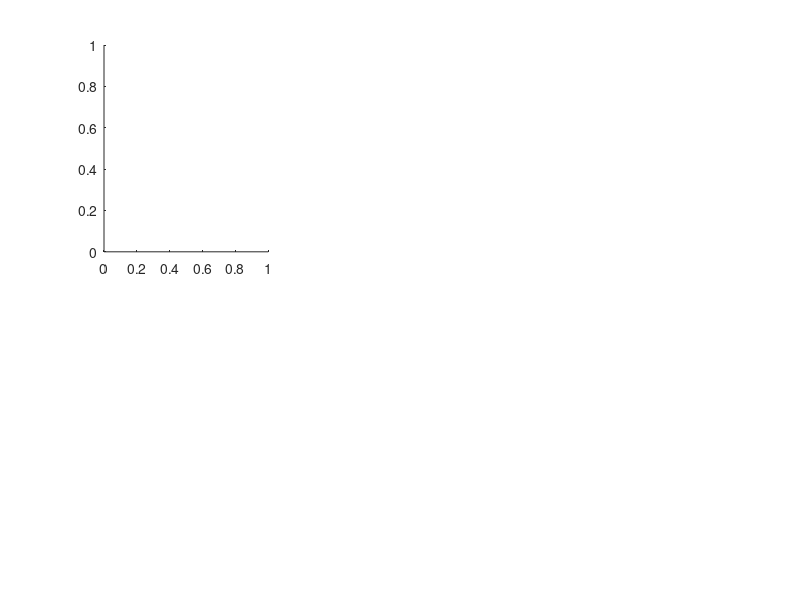

The MATLAB source for this figure: (Note: this script raises an error after producing the figure.)
%% Comparación cinemática: SO1 vs SO3 vs SO4 (.mot de PredSim)
clear; close all; clc

root = 'C:\PredSim\exo_project\PredSimResults';

% carpeta con el .mot de cada condición (toma el .mot más reciente de la carpeta)
folders = {fullfile(root,'gait1018'), ...   % SO1 (tu resultado actual; cámbialo a 'SO1' si repites la corrida)
    fullfile(root,'SO3'), ...
    fullfile(root,'SO4')};
labels  = {'SO1 no-exo','SO3 exo-off','SO4 exo + torque'};
colors  = {[0 0 0],[0 0.447 0.741],[0.85 0.325 0.098]};
styles  = {'--','-','-'};

coords_to_plot = {'pelvis_ty','pelvis_tilt','hip_flexion_r', ...
    'knee_angle_r','ankle_angle_r','lumbar_extension'};
y_labels = {'Position (m)','Angle (deg)','Angle (deg)', ...
    'Angle (deg)','Angle (deg)','Angle (deg)'};

flip_knee   = true;    % pone la flexión de rodilla en positivo (como en tu script de Python)
TOE_OFF_PCT = 60;      % aproximado; cámbialo o pon [] para no dibujar la línea

%% Leer los .mot
data = cell(1,numel(folders));
for k = 1:numel(folders)
    d = dir(fullfile(folders{k},'*.mot'));
    if isempty(d), warning('Sin .mot en %s',folders{k}); continue; end
    [~,idx] = max([d.datenum]);
    f = fullfile(d(idx).folder,d(idx).name);
    fprintf('%s -> %s\n',labels{k},f);
    [T,inDeg] = read_mot(f);
    data{k}.T = T; data{k}.inDeg = inDeg;
    data{k}.pct = (T.time - T.time(1)) / (T.time(end) - T.time(1)) * 100;
end

%% Gráficos
fig = figure('Color','w','Position',[100 100 1300 650]);
for i = 1:numel(coords_to_plot)
    coord = coords_to_plot{i};
    ax = subplot(2,3,i); hold(ax,'on'); box(ax,'off')
    for k = 1:numel(data)
        if isempty(data{k}), continue; end
        T = data{k}.T;
        if ~ismember(coord,T.Properties.VariableNames)
            warning('%s no está en %s',coord,labels{k}); continue
        end
        y = T.(coord);
        isTrans = ~isempty(regexp(coord,'_t[xyz]$','once'));
        if ~isTrans && ~data{k}.inDeg, y = rad2deg(y); end
        if flip_knee && contains(coord,'knee_angle'), y = -y; end
        plot(ax,data{k}.pct,y,styles{k},'Color',colors{k},'LineWidth',1.8, ...
            'DisplayName',labels{k});
    end
    if ~isempty(TOE_OFF_PCT), xline(ax,TOE_OFF_PCT,':k','HandleVisibility','off'); end
    xlim(ax,[0 100]); xticks(ax,[0 50 100])
    title(ax,coord,'Interpreter','none','FontWeight','bold')
    xlabel(ax,'Gait Cycle (%)'); ylabel(ax,y_labels{i})
    if i == 1, legend(ax,'Location','best','Box','off'); end
end
sgtitle('Kinematics: SO1 vs SO3 vs SO4','FontWeight','bold')
exportgraphics(fig,fullfile(fileparts(mfilename('fullpath')),'Joints_SO1_SO3_SO4.png'),'Resolution',300)

%% Función local: lee un .mot de OpenSim
function [T,inDeg] = read_mot(f)
fid = fopen(f); n = 0; inDeg = true;
while true
    l = fgetl(fid); n = n + 1;
    if ~ischar(l), fclose(fid); error('No se encontró endheader en %s',f); end
    if contains(lower(l),'indegrees=no'), inDeg = false; end
    if strcmpi(strtrim(l),'endheader'), break; end
end
fclose(fid);
T = readtable(f,'FileType','text','NumHeaderLines',n, ...
    'Delimiter',{'\t',' '},'MultipleDelimsAsOne',true, ...
    'VariableNamingRule','preserve');
end
